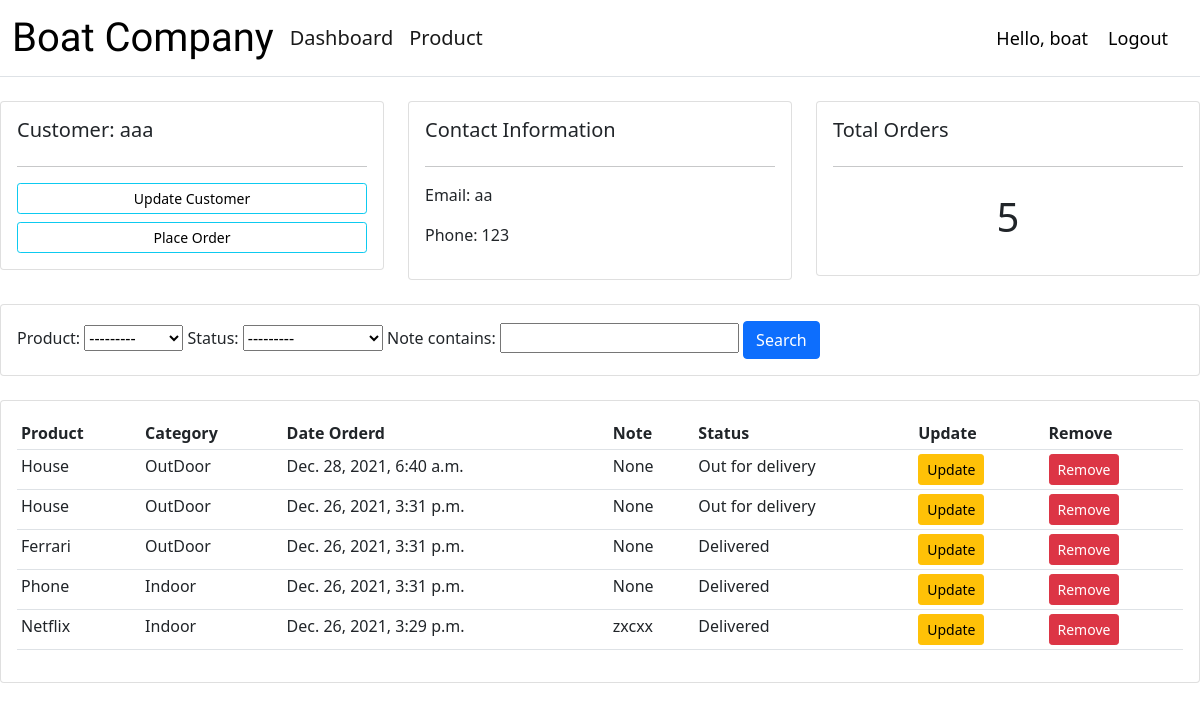
Page /customer/1 (signed in) on the committed database.
### accounts/models.py (models this page shows, shortened)
class Customer(models.Model):  #ParentModel
    user = models.OneToOneField (User, null = True, on_delete=models.CASCADE ,related_name="customer",blank=True)
    name = models.CharField(max_length=200, null=True)
    phone = models.CharField(max_length=200,null=True)
    email = models.CharField(max_length=200,null=True)
    date = models.DateTimeField(auto_now_add=True, null=True)
    profile_pic = models.ImageField(null=True, blank=True, default="c.jpg")

class Order(models.Model): #ChildModel
    STATUS = (
        ('Pending','Pending'),
        ('Out for delivery', 'Out for delivery'),
        ('Delivered', 'Delivered')
    )
    customer = models.ForeignKey(Customer, null=True, on_delete= models.SET_NULL)
    product = models.ForeignKey(Product, null=True, on_delete= models.SET_NULL)
    date = models.DateTimeField(auto_now_add=True, null=True)
    status = models.CharField(max_length=200, null=True, choices= STATUS)
    note = models.CharField(max_length=1000, null=True, blank=True)

class Product(models.Model): #ParentModel
    CATEGORY = (
        ('Indoor','Indoor'),
        ('OutDoor',"Outdoor")
    )
    name = models.CharField(max_length=200, null = True)
    price = models.FloatField(null=True)
    category = models.CharField(max_length=200, null=True, choices=CATEGORY)
    description = models.CharField(max_length=200, null=True, blank=True)
    date = models.DateTimeField(auto_now_add=True, null=True)
    tag = models.ManyToManyField(Tag)
    def __str__(self):
        return self.name

### accounts/decorators.py (the view)
        def wrapper_func(request, *args, **kwargs):
            group = None
            if request.user.groups.exists():
                group = request.user.groups.all()[0].name
            if group in allow_roles:
                return view_func(request, *args, **kwargs)
            else:
                return HttpResponse("You are not authorized to view this page")

### accounts/views.py (called while the page is built)
@login_required(login_url='login')
@allowed_users(allow_roles=['Admin'])
def customer(request,pk):
    customer = Customer.objects.get(id=pk)
    order = customer.order_set.all().order_by('-id')  # querying the customers child object fro models field
    order_count = order.count()
    myFilter = OrderFilter(request.GET, queryset=order)
    order = myFilter.qs
    context = {'customer':customer,"order":order,'order_count':order_count,"myFilter":myFilter}
    return render(request,"accounts/customer.html",context)

### accounts/templates/accounts/customer.html (shortened to what this page needs)
{%  extends 'main.html' %}
{% block content %}
<div class="row mt-4">
	<div class="col-md">
		<div class="card card-body">
			<h5>Customer: {{customer.name}}</h5>
			<hr>
			<a class="btn btn-outline-info  btn-sm btn-block" href="">Update Customer</a>
			<a class="btn btn-outline-info  btn-sm btn-block mt-2" href="{% url 'createorder' customer.id %}">Place Order</a>
		</div>
	</div>
	<div class="col-md">
		<div class="card card-body">
			<h5>Contact Information</h5>
			<hr>
			<p>Email: {{customer.email}} </p>
			<p>Phone: {{customer.phone}} </p>
		</div>
	</div>
	<div class="col-md">
		<div class="card card-body">
			<h5>Total Orders</h5>
			<hr>
			<h1 style="text-align: center;padding: 10px"> {{order_count }}</h1>
		</div>
	</div>
</div>
<div class="row mt-4">
	<div class="col">
		<div class="card card-body">
			<form method="get">
				{{myFilter.form}}
		    <button class="btn btn-primary" type="submit">Search</button>
		  </form>
		</div>
	</div>
</div>
<div class="row mt-4 ">
	<div class="col-md">
		<div class="card card-body">
			<table class="table table-sm">
				<tr>
					<th>Product</th>
					<th>Category</th>
					<th>Date Orderd</th>
					<th>Note</th>
					<th>Status</th>
					<th>Update</th>
					<th>Remove</th>
				</tr>
				{% for o in order %}
					<tr>
						<td>{{o.product}}</td>
						<td>{{o.product.category}}</td>
						<td>{{o.date}}</td>
						<td>{{o.note}}</td>
						<td>{{o.status}}</td>
						<td><a href="{% url 'updateorder' o.id %}" class="btn btn-sm btn-warning">Update</a></td>
						<td>
							<button type="button" class="btn btn-sm btn-danger"
							data-bs-toggle="modal" data-bs-target="#staticBackdrop">
								Remove
							</button>
						</td>
					</tr>
				{% endfor %}
			</table>
		</div>
	</div>
</div>
{% endblock %}

### accounts/templates/accounts/navbar.html (shortened to what this page needs)
{% load static %}
<nav class="navbar navbar-expand-lg navbar-light  align-middle border-bottom">
  <div class="container-fluid">
    <div class="logo me-2 nav-item "><a href=" {% url 'home' %}" class="text-decoration-none ">Boat Company</a></div>
    <div class="collapse navbar-collapse" id="navbarSupportedContent">
      <ul class="navbar-nav me-auto mb-2 mb-lg-0 fs-5">
        {% if request.user.is_staff %}
        <li class="nav-item ">
          <a class="nav-link active" aria-current="page" href="{% url 'home' %}">Dashboard</a>
        </li>
        <li class="nav-item ">
          <a class="nav-link active" aria-current="page" href="{% url 'products' %}">Product</a>
        </li>
        {% else %}
        <li class="nav-item">
          <a class="nav-link flex-grow-1" href="{% url 'account' %}">Settings</a>
        </li>
        {% endif %}
      </ul>
        <span class="hello-msg ">Hello, {{request.user}}</span>
        <span ><a  class="hello-msg" href="{% url 'logout' %}">Logout</a></span>
    </div>
    </div>
</nav>

### accounts/templates/accounts/navbar.html (style rules this page uses)
.hello-msg { font-size: 18px; color: rgb(0, 0, 0); margin-right: 20px; }
.logo { font-family: 'Pushster', cursive; font-size: 40px; }
a:link,a:visited { color: #000; text-decoration: none; }

### rows in the picture
Customer: name "aaa", email "aa", phone "123"
Order: product "House", product.category "OutDoor", date "Dec. 28, 2021, 6:40 a.m.", note "None", status "Out for delivery"
Order: product "House", product.category "OutDoor", date "Dec. 26, 2021, 3:31 p.m.", note "None", status "Out for delivery"
Order: product "Ferrari", product.category "OutDoor", date "Dec. 26, 2021, 3:31 p.m.", note "None", status "Delivered"
Order: product "Phone", product.category "Indoor", date "Dec. 26, 2021, 3:31 p.m.", note "None", status "Delivered"
Order: product "Netflix", product.category "Indoor", date "Dec. 26, 2021, 3:29 p.m.", note "zxcxx", status "Delivered"

### other values in the picture
{{ request.user }} "boat"
{{ order_count }} "5"
